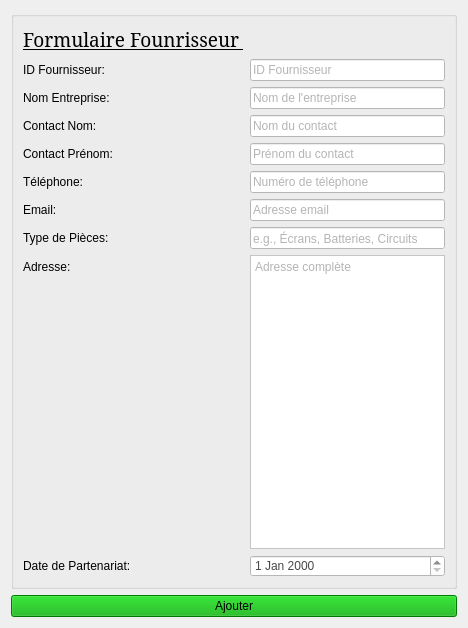
       <widget class="QWidget" name="leftPane_2">
        <property name="geometry">
         <rect>
          <x>20</x>
          <y>10</y>
          <width>468</width>
          <height>628</height>
         </rect>
        </property>
        <layout class="QVBoxLayout" name="verticalLayout_left_9">
         <item>
          <widget class="QGroupBox" name="groupBox_9">
           <property name="title">
            <string/>
           </property>
           <layout class="QFormLayout" name="formLayout_9">
            <item row="0" column="0">
             <widget class="QLabel" name="label_122">
              <property name="font">
               <font>
                <family>Constantia</family>
                <pointsize>14</pointsize>
                <italic>false</italic>
                <bold>false</bold>
                <underline>true</underline>
               </font>
              </property>
              <property name="text">
               <string>Formulaire Founrisseur </string>
              </property>
              <property name="scaledContents">
               <bool>false</bool>
              </property>
             </widget>
            </item>
            <item row="1" column="0">
             <widget class="QLabel" name="label_id_9">
              <property name="text">
               <string>ID Fournisseur:</string>
              </property>
             </widget>
            </item>
            <item row="2" column="0">
             <widget class="QLabel" name="label_nom_entreprise_9">
              <property name="text">
               <string>Nom Entreprise:</string>
              </property>
             </widget>
            </item>
            <item row="2" column="1">
             <widget class="QLineEdit" name="leNomEntreprise_9">
              <property name="styleSheet">
               <string notr="true">color: rgb(106, 106, 106);
background-color: rgb(255, 255, 255);</string>
              </property>
              <property name="placeholderText">
               <string>Nom de l'entreprise</string>
              </property>
             </widget>
            </item>
            <item row="3" column="0">
             <widget class="QLabel" name="label_contact_nom_9">
              <property name="text">
               <string>Contact Nom:</string>
              </property>
             </widget>
            </item>
            <item row="3" column="1">
             <widget class="QLineEdit" name="leContactNom_9">
              <property name="styleSheet">
               <string notr="true">background-color: rgb(255, 255, 255);
color: rgb(106, 106, 106);
</string>
              </property>
              <property name="placeholderText">
               <string>Nom du contact</string>
              </property>
             </widget>
            </item>
            <item row="4" column="0">
             <widget class="QLabel" name="label_contact_prenom_9">
              <property name="text">
               <string>Contact Prénom:</string>
              </property>
             </widget>
            </item>
            <item row="4" column="1">
             <widget class="QLineEdit" name="leContactPrenom_9">
              <property name="styleSheet">
               <string notr="true">background-color: rgb(255, 255, 255);
color: rgb(106, 106, 106);
</string>
              </property>
              <property name="placeholderText">
               <string>Prénom du contact</string>
              </property>
             </widget>
            </item>
            <item row="5" column="0">
             <widget class="QLabel" name="label_telephone_9">
              <property name="text">
               <string>Téléphone:</string>
              </property>
             </widget>
            </item>
            <item row="5" column="1">
             <widget class="QLineEdit" name="leTelephone_9">
              <property name="styleSheet">
               <string notr="true">background-color: rgb(255, 255, 255);
color: rgb(106, 106, 106);</string>
              </property>
              <property name="placeholderText">
               <string>Numéro de téléphone</string>
              </property>
             </widget>
            </item>
            <item row="6" column="0">
             <widget class="QLabel" name="label_email_9">
              <property name="text">
               <string>Email:</string>
              </property>
             </widget>
            </item>
            <item row="6" column="1">
             <widget class="QLineEdit" name="leEmail_9">
              <property name="styleSheet">
               <string notr="true">background-color: rgb(255, 255, 255);
color: rgb(106, 106, 106);</string>
              </property>
              <property name="placeholderText">
               <string>Adresse email</string>
              </property>
             </widget>
            </item>
            <item row="7" column="0">
             <widget class="QLabel" name="label_type_pieces_9">
              <property name="text">
               <string>Type de Pièces:</string>
              </property>
             </widget>
            </item>
            <item row="7" column="1">
             <widget class="QLineEdit" name="leTypePieces_9">
              <property name="styleSheet">
               <string notr="true">background-color: rgb(255, 255, 255);
color: rgb(106, 106, 106);</string>
              </property>
              <property name="placeholderText">
               <string>e.g., Écrans, Batteries, Circuits</string>
              </property>
             </widget>
            </item>
            <item row="8" column="0">
             <widget class="QLabel" name="label_adresse_9">
              <property name="text">
               <string>Adresse:</string>
              </property>
             </widget>
            </item>
            <item row="8" column="1">
             <widget class="QTextEdit" name="teAdresse_9">
              <property name="styleSheet">
               <string notr="true">background-color: rgb(255, 255, 255);
color: rgb(106, 106, 106);</string>
              </property>
              <property name="placeholderText">
               <string>Adresse complète</string>
              </property>
             </widget>
            </item>
            <item row="9" column="0">
             <widget class="QLabel" name="label_date_partenariat_9">
              <property name="text">
               <string>Date de Partenariat:</string>
              </property>
             </widget>
            </item>
            <item row="9" column="1">
             <widget class="QDateEdit" name="deDatePartenariat_9">
              <property name="styleSheet">
               <string notr="true">background-color: rgb(255, 255, 255);
color: rgb(72, 72, 72);</string>
              </property>
             </widget>
            </item>
            <item row="1" column="1">
             <widget class="QLineEdit" name="leld_9">
              <property name="styleSheet">
               <string notr="true">background-color: rgb(255, 255, 255);
color: rgb(106, 106, 106);</string>
              </property>
              <property name="placeholderText">
               <string>ID Fournisseur</string>
              </property>
             </widget>
            </item>
           </layout>
          </widget>
         </item>
         <item>
          <layout class="QHBoxLayout" name="horizontalLayout_btns_9">
           <item>
            <widget class="QPushButton" name="btnAjouter_9">
             <property name="styleSheet">
              <string notr="true">background-color: rgb(0, 255, 0);
background-color: rgb(0, 170, 0);
background-color: rgb(0, 170, 0);</string>
             </property>
             <property name="text">
              <string>Ajouter</string>
             </property>
            </widget>
           </item>
          </layout>
         </item>
        </layout>
       </widget>
